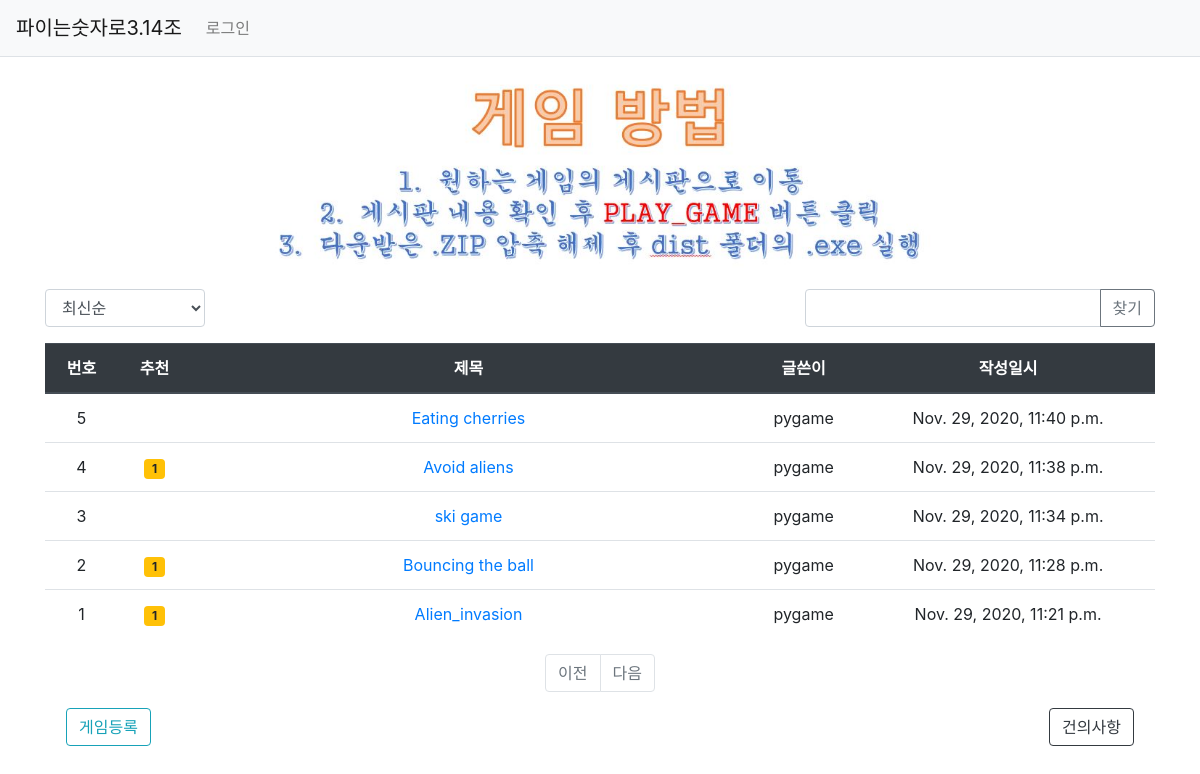
Screenshot of /play/ with the database file from the repository.
### play/models.py (models this page shows, shortened)
class Game(models.Model):
    author = models.ForeignKey(User, on_delete=models.CASCADE, related_name='author_game')
    subject = models.CharField(max_length=200)
    content = models.TextField()
    create_date = models.DateTimeField()
    voter = models.ManyToManyField(User, related_name='voter_game')
    files = models.FileField(upload_to='file', blank=True, null=True)

### play/views.py (the view)
# urls.py: path('', views.index, name='index'),  # '/' 에 해당되는 path
def index(request):
    game_list = Game.objects.order_by('-create_date')
    context = {'game_list': game_list}
    page = request.GET.get('page', '1')  # 페이지
    kw = request.GET.get('kw', '')  # 검색어
    so = request.GET.get('so', 'recent')  # 정렬기준
    if so == 'recommend':
        game_list = Game.objects.annotate(num_voter=Count('voter')).order_by('-num_voter', '-create_date')
    elif so == 'popular':
        game_list = Game.objects.annotate(num_comment=Count('comment')).order_by('-num_comment', '-create_date')
    else:  # recent
        game_list = Game.objects.order_by('-create_date')
    if kw:
        game_list = game_list.filter(
            Q(subject__icontains=kw) |  # 제목검색
            Q(content__icontains=kw) |  # 내용검색
            Q(author__username__icontains=kw)  # 질문 글쓴이검색
        ).distinct()
    paginator = Paginator(game_list, 10)  # 페이지당 10개씩 보여주기
    page_obj = paginator.get_page(page)
    context = {'game_list': page_obj, 'page': page, 'kw': kw, 'so':so}
    return render(request, 'play/play_list.html', context)

### game/templatetags/game_filter.py (called while the page is built)
@register.filter
def sub(value, arg):
    return value - arg

### templates/play/play_list.html (shortened to what this page needs)
{% extends 'base.html' %}
{% load game_filter %}
{% block content %}
<div class="container my-3">
    <div class="container text-center">
        <img src="/static/images/game_play.jpg" alt="게임방법" height="200">
    </div>
    <div class="row justify-content-between my-3">
        <div class="col-2">
            <select class="form-control so">
                <option value="recent" {% if so == 'recent' %}selected{% endif %}>최신순</option>
            </select>
        </div>
        <div class="col-4 input-group">
            <input type="text" class="form-control kw" value="{{ kw|default_if_none:'' }}">
            <div class="input-group-append">
                <button class="btn btn-outline-secondary" type="button" id="btn_search">찾기</button>
            </div>
        </div>
    </div>
    <table class="table">
        <thead>
        <tr class="text-center thead-dark">
            <th>번호</th>
            <th>추천</th>
            <th style="width:50%">제목</th>
            <th>글쓴이</th>
            <th>작성일시</th>
        </tr>
        </thead>
        <tbody>
        {% if game_list %}
        {% for game in game_list %}
        <tr class="text-center">
            <td>
            {{ game_list.paginator.count|sub:game_list.start_index|sub:forloop.counter0|add:1 }}
            <td>
                {% if game.voter.all.count > 0 %}
                    <span class="badge badge-warning px-2 py-1">{{ game.voter.all.count }}</span>
                {% endif %}
            </td>
            <td class="text-center">
                <a href="{% url 'play:detail' game.id %}">{{ game.subject }}</a>
            </td>
            <td>{{ game.author.username }}</td>
            <td>{{ game.create_date }}</td>
        </tr>
        {% endfor %}
        {% else %}
        <tr>
            <td colspan="3">게임이 없습니다.</td>
        </tr>
        {% endif %}
        </tbody>
    </table>
    <ul class="pagination justify-content-center">
        {% if gmae_list.has_previous %}
        <li class="page-item">
            <a class="page-link" data-page="{{ game_list.previous_page_number }}" href="#">이전</a>
        </li>
        {% else %}
        <li class="page-item disabled">
            <a class="page-link" tabindex="-1" aria-disabled="true" href="#">이전</a>
        </li>
        {% endif %}
        {% if game_list.has_next %}
        <li class="page-item">
            <a class="page-link" data-page="{{ game_list.next_page_number }}" href="#">다음</a>
        </li>
        {% else %}
        <li class="page-item disabled">
            <a class="page-link" tabindex="-1" aria-disabled="true" href="#">다음</a>
        </li>
        {% endif %}
    </ul>
    <form class="form-row mx-3">
        <div class="col">
            <a href="{% url 'play:create' %}" class="btn btn-outline-info">게임등록</a>
        </div>
        <div class="col text-right">
            <a href="{% url 'game:index' %}" class="btn btn-outline-dark">건의사항</a>
        </div>
    </form>
</div>
{% endblock %}

### rows the page displays
Game: paginator.count|sub "5", subject "Eating cherries", author.username "pygame", create_date "Nov. 29, 2020, 11:40 p.m."
Game: paginator.count|sub "4", voter.all.count "1", subject "Avoid aliens", author.username "pygame", create_date "Nov. 29, 2020, 11:38 p.m."
Game: paginator.count|sub "3", subject "ski game", author.username "pygame", create_date "Nov. 29, 2020, 11:34 p.m."
Game: paginator.count|sub "2", voter.all.count "1", subject "Bouncing the ball", author.username "pygame", create_date "Nov. 29, 2020, 11:28 p.m."
Game: paginator.count|sub "1", voter.all.count "1", subject "Alien_invasion", author.username "pygame", create_date "Nov. 29, 2020, 11:21 p.m."
